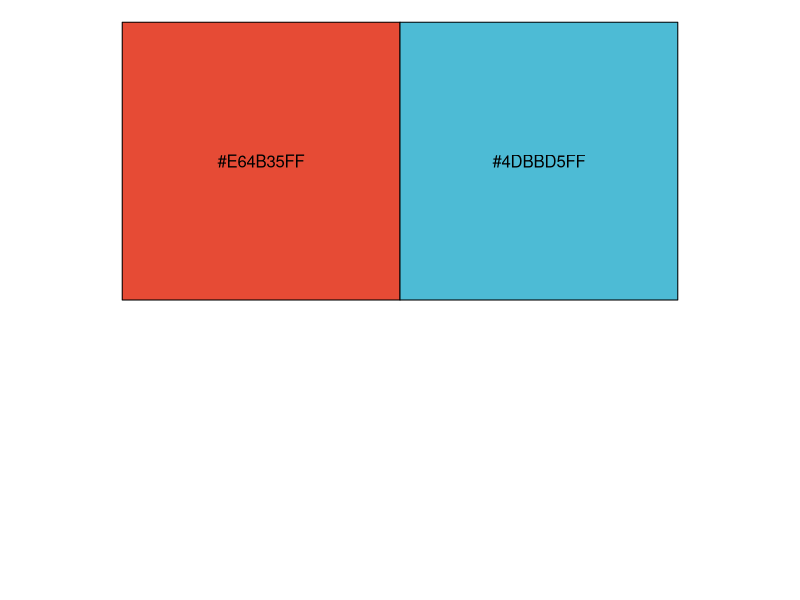
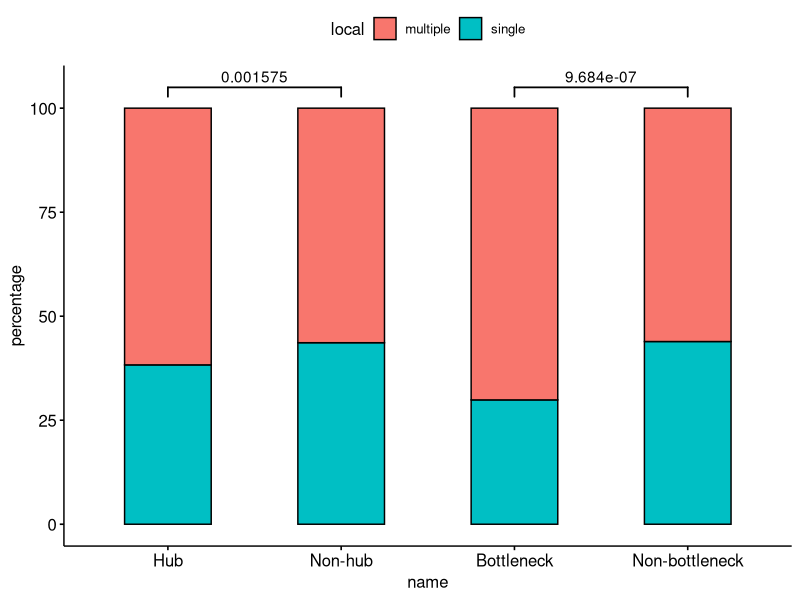
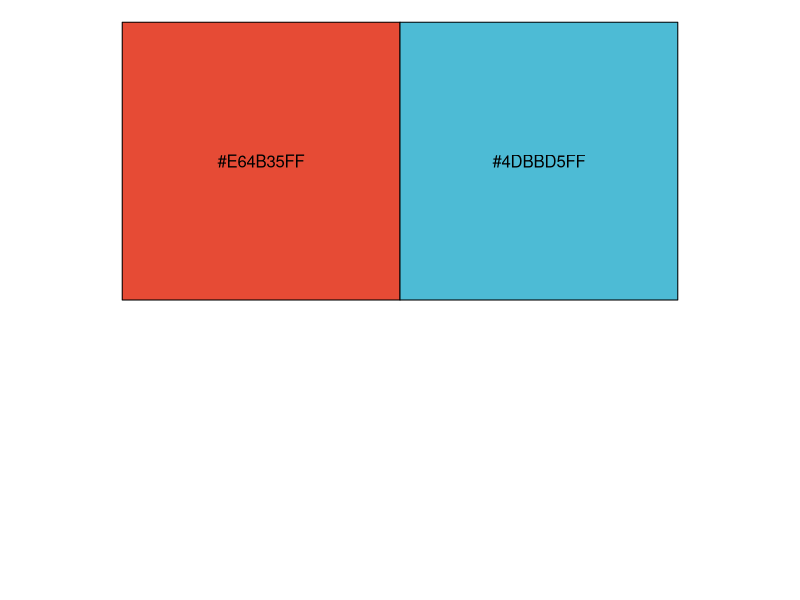
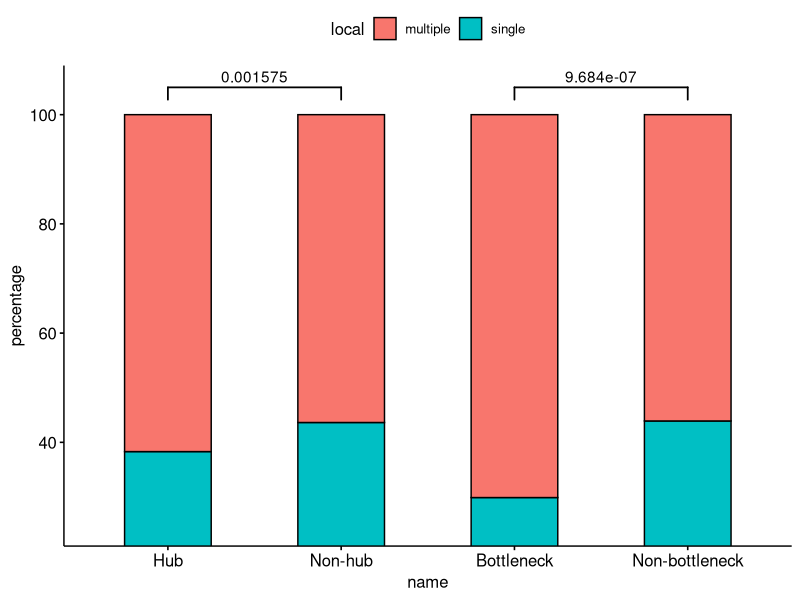

The R script that drew these images, in order:
##comment4: Do hubs and bottlenecks have higher multiple localizations than non?
setwd("path/to/inputfolder")

library("readxl")
library(dplyr)
library("ggsci")
library("ggpubr")
library("scales")


#prepare the data /import
data_frame <- read_excel("file6.xlsx") #categorical localization classification for bottleneck and non-bottleneck proteins
data_frame2 <- read_excel("file7.xlsx") #categorical localization classification for hub and non-hub proteins
data_bar <- read_excel("file9.xlsx", row.names(1)) #exact numbers and percentages of single and multiple-localization in hubs, non-hubs, bottlenecks, non-bottlenecks
pvalue <- read_excel("file8.xlsx") #p-values obtained by Fisher's exact test for the comparison of hubs vs. non-hubs and bottlenecks vs. non-bottlenecks


#Stacked bar plot for proportion of multiple- and single-localized proteins in all four categories

data_bar$name <- factor(data_bar$name, levels =  c("Hub", "Non-hub", "Bottleneck", "Non-bottleneck"))

ggbarplot(data_bar, x = "name", y = "percentage", color = "black", width = 0.5,
                  fill = "local", palette = show_col(pal_npg("nrc")(2))) +
  stat_pvalue_manual(
    data = pvalue,  label = "p_value",
    xmin = "group1", xmax = "group2",
    y.position = "y_position", bracket.size = 0.6)

#Stacked bar plot with y-axis starting at 25

ggbarplot(data_bar, x = "name", y = "percentage", ylim = c(25,105), color = "black", width = 0.5,
          fill = "local", palette = show_col(pal_npg("nrc")(2))) +
  stat_pvalue_manual(
    data = pvalue,  label = "p_value",
    xmin = "group1", xmax = "group2",
    y.position = "y_position", bracket.size = 0.6)

#Fisher's exact test to compare hubs vs. non-hubs / bottlenecks vs non-bottlenecks having more multi-localizations than single (categorical)

table(data_frame$topology, data_frame$local)
fisher.test(data_frame$topology, data_frame$local, alternative = "greater")

table(data_frame2$topology, data_frame2$local)
fisher.test(data_frame2$topology, data_frame2$local, alternative = "greater")


  

